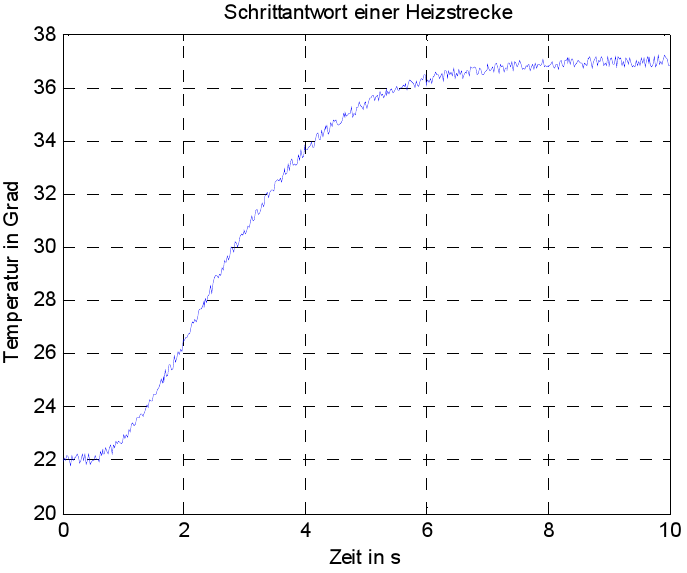
%> input picture matlab/images/plant1.png, 687 x 573 px
$ octave --eval "result = import_curve_from_image('../images/plant1.png');"   (GNU Octave 9; MATLAB toolbox functions it lacks are replaced by stand-ins)
%> lines starting %> are read from the running program, lines starting %| are printed output that depends on the picture; in (x1, y1, x2, y2) boxes, pixels count from 0 and x2, y2 are one past the last pixel; in counts of white or black regions, pixels touching at a corner belong together; the program's own positions count from 1
function [x, y, image] = import_curve_from_image(filename, decimation_factor, color_key, hue_threshold)
%> called with filename = '../images/plant1.png'
    image = imread(filename);
%> image is the input picture: size 573x687x3 uint8; mean R, G, B 248.1, 248.1, 248.6

    if nargin < 4
        hue_threshold = 0.1; % good starting value I think
    end
    if nargin < 3
        color_key = auto_detect_color_key(image, hue_threshold);
%> color_key = [0 0 255]
    end
    if nargin < 2
        decimation_factor = 1;
    end

    % colors are in rgb, convert to hsv
    color_key = single_rgb2hsv(color_key);
%> in single_rgb2hsv, `c = rgb2hsv(c);`: c = [0.667 1 255]
%> color_key = [0.667 1 255]
    image_data = rgb2hsv(image);
%> image_data: size 573x687x3 double; mean H, S, V 0.00486, 0.00219, 0.975

    hue = image_data(:,:,1);
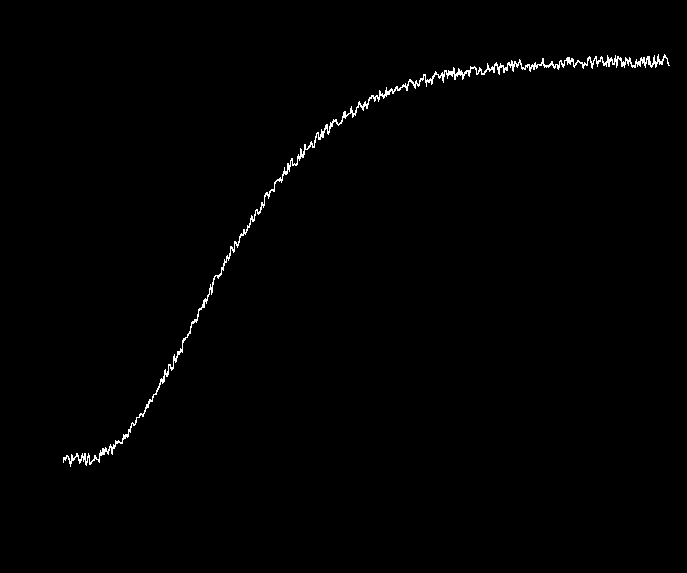
%> hue: size 573x687 double; values 0 (black) and 0.667 (white), 0.73% white in thin lines or dots, all inside (x1, y1, x2, y2) = (63, 54, 670, 467)
    hue_key = color_key(1);
%> hue_key = 0.667
    [y, x] = find(hue > hue_key - hue_threshold & hue < hue_key + hue_threshold);
%> y = 2872 values from 55 to 467; x = 2872 values from 64 to 670

    % decimate vectors, you don't need that many points for fitting.
    x = x(1:decimation_factor:end);
    y = y(1:decimation_factor:end);
%> y = 2872 values, max 467 at index 35, min 55 at index 2821, mean 181.7

    % Image coordinates start in the top left rather than in the bottom
    % left, so invert y axis
    y = -y;
%> y = 2872 values, max -55 at index 2821, min -467 at index 35, mean -181.7

    % The data should be normalised to [0 .. 1] on both axes so further
    % computations are easier. We assume there is some amount of noise
    % present in the data, and we assume that the the function is more or
    % less flat in the beginning and end.
    %
    %
    xmin = mean(x(1:10));
%> xmin = 64.5
    xmax = mean(x(length(x)-10:end));
%> xmax = 668.5
    x = x - xmin;
%> x = 2872 values from -0.5 to 605.5
    x = x / (xmax - xmin);
%> x = 2872 values from -0.000828 to 1

    ymin = mean(y(1:10));
%> ymin = -459.8
    ymax = mean(y(length(y)-10:end));
%> ymax = -63
    y = y - ymin;
%> y = 2872 values, max 404.8 at index 2821, min -7.2 at index 35, mean 278.1
    y = y / (ymax - ymin);
%> y = 2872 values, max 1.02 at index 2821, min -0.0181 at index 35, mean 0.701
%> `result = import_curve_from_image('../images/plant1.png');`: result = 2872 values from -0.000828 to 1
end

function color_key = auto_detect_color_key(image_data, threshold)
    % The assumption is that the grid and background will be some kind of
    % grey (r == g == b). If we find some number of pixels that don't
    % satisfy this requirement and at the same time have a similar color
    % to one another, we can assume that this is the correct color key
    color_key = [0, 0, 255];
end

function hsv = single_rgb2hsv(rgb)
    c(1, 1, 1) = rgb(1);
    c(1, 1, 2) = rgb(2);
    c(1, 1, 3) = rgb(3);
    c = rgb2hsv(c);
    hsv = [c(:,:,1), c(:,:,2), c(:,:,3)];
end
